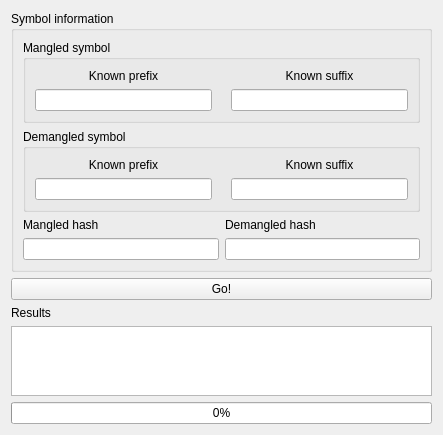
<?xml version="1.0" encoding="UTF-8"?>
<ui version="4.0">
 <class>DictionaryBruteWidget</class>
 <widget class="QWidget" name="DictionaryBruteWidget">
  <property name="geometry">
   <rect>
    <x>0</x>
    <y>0</y>
    <width>443</width>
    <height>370</height>
   </rect>
  </property>
  <property name="windowTitle">
   <string>Form</string>
  </property>
  <layout class="QGridLayout" name="gridLayout">
   <item row="5" column="0">
    <widget class="QTextEdit" name="results">
     <property name="readOnly">
      <bool>true</bool>
     </property>
    </widget>
   </item>
   <item row="0" column="0">
    <widget class="QGroupBox" name="gbSymInfo">
     <property name="title">
      <string>Symbol information</string>
     </property>
     <layout class="QGridLayout" name="gridLayout_5">
      <item row="0" column="0" colspan="2">
       <widget class="QGroupBox" name="gbMangled">
        <property name="title">
         <string>Mangled symbol</string>
        </property>
        <layout class="QGridLayout" name="gridLayout_2">
         <item row="1" column="0">
          <widget class="QLineEdit" name="prefixMang"/>
         </item>
         <item row="1" column="1">
          <widget class="QLabel" name="lblBFPlaceholder1">
           <property name="text">
            <string>&lt;Bruteforce value&gt;</string>
           </property>
          </widget>
         </item>
         <item row="0" column="0">
          <widget class="QLabel" name="lblPrefix1">
           <property name="text">
            <string>Known prefix</string>
           </property>
           <property name="alignment">
            <set>Qt::AlignCenter</set>
           </property>
          </widget>
         </item>
         <item row="1" column="2">
          <widget class="QLineEdit" name="suffixMang"/>
         </item>
         <item row="0" column="2">
          <widget class="QLabel" name="lblSuffix1">
           <property name="text">
            <string>Known suffix</string>
           </property>
           <property name="alignment">
            <set>Qt::AlignCenter</set>
           </property>
          </widget>
         </item>
        </layout>
       </widget>
      </item>
      <item row="1" column="0" colspan="2">
       <widget class="QGroupBox" name="gbDemangled">
        <property name="title">
         <string>Demangled symbol</string>
        </property>
        <layout class="QGridLayout" name="gridLayout_3">
         <item row="0" column="0">
          <widget class="QLabel" name="lblPrefix2">
           <property name="text">
            <string>Known prefix</string>
           </property>
           <property name="alignment">
            <set>Qt::AlignCenter</set>
           </property>
          </widget>
         </item>
         <item row="0" column="2">
          <widget class="QLabel" name="lblSuffix2">
           <property name="text">
            <string>Known suffix</string>
           </property>
           <property name="alignment">
            <set>Qt::AlignCenter</set>
           </property>
          </widget>
         </item>
         <item row="1" column="0">
          <widget class="QLineEdit" name="prefixDem"/>
         </item>
         <item row="1" column="1">
          <widget class="QLabel" name="lblBFPlaceholder2">
           <property name="text">
            <string>&lt;Bruteforce value&gt;</string>
           </property>
          </widget>
         </item>
         <item row="1" column="2">
          <widget class="QLineEdit" name="suffixDem"/>
         </item>
        </layout>
       </widget>
      </item>
      <item row="2" column="1">
       <widget class="QLabel" name="lblDemHash">
        <property name="text">
         <string>Demangled hash</string>
        </property>
       </widget>
      </item>
      <item row="2" column="0">
       <widget class="QLabel" name="lblMangHash">
        <property name="text">
         <string>Mangled hash</string>
        </property>
       </widget>
      </item>
      <item row="3" column="0">
       <widget class="QLineEdit" name="mangHash"/>
      </item>
      <item row="3" column="1">
       <widget class="QLineEdit" name="demHash"/>
      </item>
     </layout>
    </widget>
   </item>
   <item row="4" column="0">
    <widget class="QLabel" name="lblResults">
     <property name="text">
      <string>Results</string>
     </property>
    </widget>
   </item>
   <item row="3" column="0">
    <widget class="QPushButton" name="btnGo">
     <property name="text">
      <string>Go!</string>
     </property>
    </widget>
   </item>
   <item row="6" column="0">
    <widget class="QProgressBar" name="progressBar">
     <property name="enabled">
      <bool>true</bool>
     </property>
     <property name="value">
      <number>0</number>
     </property>
    </widget>
   </item>
  </layout>
 </widget>
 <resources/>
 <connections/>
</ui>
